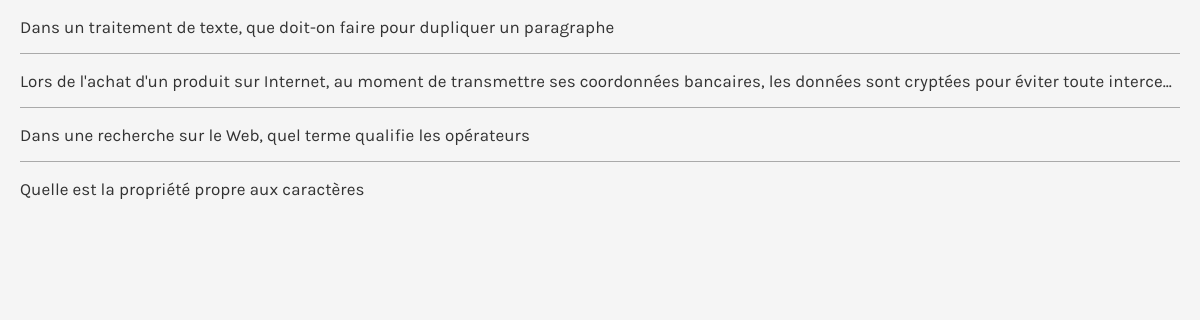
Screenshot of /frame_form_questions.php?id=2 (signed in) with the database file from the repository.
### tables this page shows
CREATE TABLE IF NOT EXISTS `question` (
  `question_id` int(11) NOT NULL,
  `question_questionnaire_id` int(11) NOT NULL,
  `question_num` int(11) NOT NULL,
  `question_content` varchar(255) NOT NULL,
  `question_type` enum('checkbox','radio') NOT NULL,
  `question_hint` text,
  `question_weight` enum('1','2','3','4','5') NOT NULL DEFAULT '1'
);

### frame_form_questions.php (the view, shortened to what this page needs)
<?php
require_once("include/auth.class.php");
function littleCasify($str) {
	$a = array('À', 'Á', 'Â', 'Ã', 'Ä', 'Å', 'Æ', 'Ç', 'È', 'É', 'Ê', 'Ë', 'Ì', 'Í', 'Î', 'Ï', 'Ð', 'Ñ', 'Ò', 'Ó', 'Ô', 'Õ', 'Ö', 'Ø', 'Ù', 'Ú', 'Û', 'Ü', 'Ý', 'ß', 'à', 'á', 'â', 'ã', 'ä', 'å', 'æ', 'ç', 'è', 'é', 'ê', 'ë', 'ì', 'í', 'î', 'ï', 'ñ', 'ò', 'ó', 'ô', 'õ', 'ö', 'ø', 'ù', 'ú', 'û', 'ü', 'ý', 'ÿ', 'Ā', 'ā', 'Ă', 'ă', 'Ą', 'ą', 'Ć', 'ć', 'Ĉ', 'ĉ', 'Ċ', 'ċ', 'Č', 'č', 'Ď', 'ď', 'Đ', 'đ', 'Ē', 'ē', 'Ĕ', 'ĕ', 'Ė', 'ė', 'Ę', 'ę', 'Ě', 'ě', 'Ĝ', 'ĝ', 'Ğ', 'ğ', 'Ġ', 'ġ', 'Ģ', 'ģ', 'Ĥ', 'ĥ', 'Ħ', 'ħ', 'Ĩ', 'ĩ', 'Ī', 'ī', 'Ĭ', 'ĭ', 'Į', 'į', 'İ', 'ı', 'Ĳ', 'ĳ', 'Ĵ', 'ĵ', 'Ķ', 'ķ', 'Ĺ', 'ĺ', 'Ļ', 'ļ', 'Ľ', 'ľ', 'Ŀ', 'ŀ', 'Ł', 'ł', 'Ń', 'ń', 'Ņ', 'ņ', 'Ň', 'ň', 'ŉ', 'Ō', 'ō', 'Ŏ', 'ŏ', 'Ő', 'ő', 'Œ', 'œ', 'Ŕ', 'ŕ', 'Ŗ', 'ŗ', 'Ř', 'ř', 'Ś', 'ś', 'Ŝ', 'ŝ', 'Ş', 'ş', 'Š', 'š', 'Ţ', 'ţ', 'Ť', 'ť', 'Ŧ', 'ŧ', 'Ũ', 'ũ', 'Ū', 'ū', 'Ŭ', 'ŭ', 'Ů', 'ů', 'Ű', 'ű', 'Ų', 'ų', 'Ŵ', 'ŵ', 'Ŷ', 'ŷ', 'Ÿ', 'Ź', 'ź', 'Ż', 'ż', 'Ž', 'ž', 'ſ', 'ƒ', 'Ơ', 'ơ', 'Ư', 'ư', 'Ǎ', 'ǎ', 'Ǐ', 'ǐ', 'Ǒ', 'ǒ', 'Ǔ', 'ǔ', 'Ǖ', 'ǖ', 'Ǘ', 'ǘ', 'Ǚ', 'ǚ', 'Ǜ', 'ǜ', 'Ǻ', 'ǻ', 'Ǽ', 'ǽ', 'Ǿ', 'ǿ', 'Ά', 'ά', 'Έ', 'έ', 'Ό', 'ό', 'Ώ', 'ώ', 'Ί', 'ί', 'ϊ', 'ΐ', 'Ύ', 'ύ', 'ϋ', 'ΰ', 'Ή', 'ή', '\'');
	$b = array('A', 'A', 'A', 'A', 'A', 'A', 'AE', 'C', 'E', 'E', 'E', 'E', 'I', 'I', 'I', 'I', 'D', 'N', 'O', 'O', 'O', 'O', 'O', 'O', 'U', 'U', 'U', 'U', 'Y', 's', 'a', 'a', 'a', 'a', 'a', 'a', 'ae', 'c', 'e', 'e', 'e', 'e', 'i', 'i', 'i', 'i', 'n', 'o', 'o', 'o', 'o', 'o', 'o', 'u', 'u', 'u', 'u', 'y', 'y', 'A', 'a', 'A', 'a', 'A', 'a', 'C', 'c', 'C', 'c', 'C', 'c', 'C', 'c', 'D', 'd', 'D', 'd', 'E', 'e', 'E', 'e', 'E', 'e', 'E', 'e', 'E', 'e', 'G', 'g', 'G', 'g', 'G', 'g', 'G', 'g', 'H', 'h', 'H', 'h', 'I', 'i', 'I', 'i', 'I', 'i', 'I', 'i', 'I', 'i', 'IJ', 'ij', 'J', 'j', 'K', 'k', 'L', 'l', 'L', 'l', 'L', 'l', 'L', 'l', 'l', 'l', 'N', 'n', 'N', 'n', 'N', 'n', 'n', 'O', 'o', 'O', 'o', 'O', 'o', 'OE', 'oe', 'R', 'r', 'R', 'r', 'R', 'r', 'S', 's', 'S', 's', 'S', 's', 'S', 's', 'T', 't', 'T', 't', 'T', 't', 'U', 'u', 'U', 'u', 'U', 'u', 'U', 'u', 'U', 'u', 'U', 'u', 'W', 'w', 'Y', 'y', 'Y', 'Z', 'z', 'Z', 'z', 'Z', 'z', 's', 'f', 'O', 'o', 'U', 'u', 'A', 'a', 'I', 'i', 'O', 'o', 'U', 'u', 'U', 'u', 'U', 'u', 'U', 'u', 'U', 'u', 'A', 'a', 'AE', 'ae', 'O', 'o', 'Α', 'α', 'Ε', 'ε', 'Ο', 'ο', 'Ω', 'ω', 'Ι', 'ι', 'ι', 'ι', 'Υ', 'υ', 'υ', 'υ', 'Η', 'η', ' ');
	$str =  strtolower(str_replace($a, $b, $str));
	$str =  preg_replace('`[^0-9a-z- ]`', '', $str);
	return trim($str);
}
?>
<!DOCTYPE html>
<html>
	<head>
		<link rel="stylesheet" type="text/css" href="css/main.css">
	</head>
	<body style="overflow-x: hidden;">
		<ul id="questions_framed" class="questions_framed">
			<?php
			$query = '	SELECT *
						FROM question q
						WHERE question_questionnaire_id = '.$_GET["id"].'
						ORDER BY question_num ASC, question_id ASC';
			$questions_result = $_MYSQLI->query($query);
			while($question = $questions_result->fetch_object()) {
				$founded = false;
				if(!$founded)
					echo '<li id="'.$question->question_id.'" onclick="parent.QuestionSelectQuestionController(this)" name="'.littleCasify(($question->question_content)).'">'.($question->question_content).'</li>'."\n";
				else
					echo '<li id="'.$question->question_id.'" onclick="parent.QuestionSelectQuestionController(this)" name="'.littleCasify(($question->question_content)).'"><div class="marker">'.($question->question_content).'</div></li>'."\n";
			}
			?>
		</ul>
	</body>
</html>

### css/main.css (style rules this page uses)
body { margin:0; font-family: 'Karla', sans-serif; font-size: 17px; line-height: 36px; background: #f5f5f5; }
#questions_framed { padding:0; margin:0; }
#questions_framed li { margin: 0 20px; color: #333333; padding: 8.5px 0; border-bottom: solid #AAAAAA 1px; white-space: nowrap; overflow: hidden; text-overflow: ellipsis; cursor:pointer; }
#questions_framed li:last-child { border-bottom: 0; }

### rows the page displays
question: question_content "Dans un traitement de texte, que doit-on faire pour dupliquer un paragraphe"
question: question_content "Lors de l'achat d'un produit sur Internet, au moment de transmettre ses coordonnées bancaires, les données sont cryptées pour éviter toute interce…"
question: question_content "Dans une recherche sur le Web, quel terme qualifie les opérateurs"
question: question_content "Quelle est la propriété propre aux caractères"
